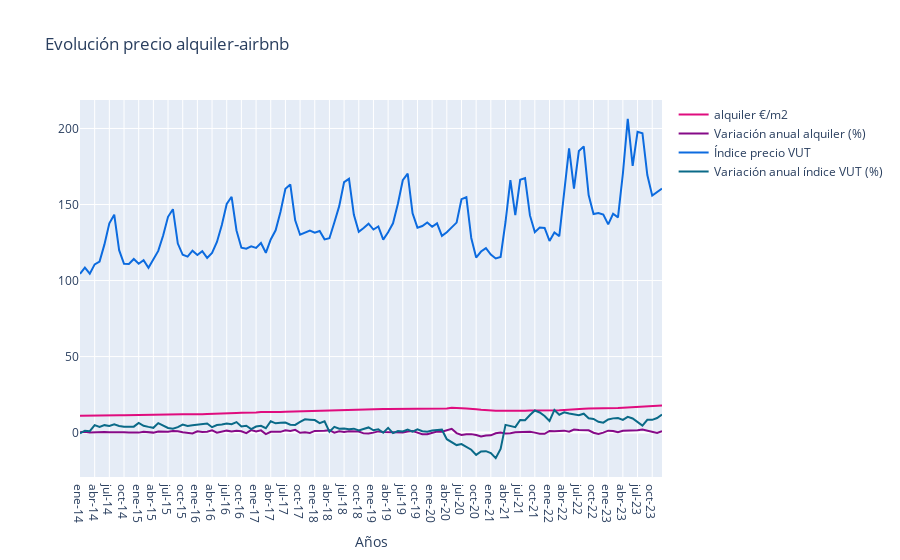

Write notebook code for a chart like this one.
### Code cell
trace1 = go.Scatter(
                    x = alq_ipap.index,
                    y = alq_ipap['alquiler €/m2'],
                    name = 'alquiler €/m2',
                    mode= 'lines',
                    marker = dict(color = '#df0c7e'),
                    text = 'alquiler €/m2')

trace2 = go.Scatter(
                    x = alq_ipap.index,
                    y = alq_ipap['alquiler_var_mensual'],
                    name = 'Variación anual alquiler (%)',
                    mode= 'lines',
                    marker = dict(color = ' #860a88 '),
                    text = 'Variación anual alquiler (%)')

trace3 = go.Scatter(
                    x = alq_ipap.index,
                    y = alq_ipap['vut_índice'],
                    name = 'Índice precio VUT',
                    mode= 'lines',
                    marker = dict(color = ' #0c6bdf '),
                    text = 'precio VUT')

trace4 = go.Scatter(
                    x = alq_ipap.index,
                    y = alq_ipap['vut_var_anual'],
                    name = 'Variación anual índice VUT (%)',
                    mode= 'lines',
                    marker = dict(color = ' #0a6a88 '),
                    text = 'Variación anual índice VUT (%)')

data = [trace1, trace2, trace3, trace4]

layout = dict(title = 'Evolución precio alquiler-airbnb',
             xaxis= dict(title= 'Años',ticklen= 5)
           )

fig = go.Figure(data = data, layout=layout)

iplot(fig)
# fig.write_html("Evolución precio alquiler-airbnb.html")

### Figure 1 — Plotly figure (JSON) as saved in the notebook; plotly's stock layout.template omitted (floating-point values rounded to 4 significant figures)
{"data": [{"marker": {"color": "#df0c7e"}, "mode": "lines", "name": "alquiler €/m2", "text": "alquiler €/m2", "type": "scatter", "x": ["ene-14", "feb-14", "mar-14", "abr-14", "may-14", "jun-14", "jul-14", "ago-14", "sep-14", "oct-14", "nov-14", "dic-14", "ene-15", "feb-15", "mar-15", "abr-15", "may-15", "jun-15", "jul-15", "ago-15", "sep-15", "oct-15", "nov-15", "dic-15", "ene-16", "feb-16", "mar-16", "abr-16", "may-16", "jun-16", "jul-16", "ago-16", "sep-16", "oct-16", "nov-16", "dic-16", "ene-17", "feb-17", "mar-17", "abr-17", "may-17", "jun-17", "jul-17", "ago-17", "sep-17", "oct-17", "nov-17", "dic-17", "ene-18", "feb-18", "mar-18", "abr-18", "may-18", "jun-18", "jul-18", "ago-18", "sep-18", "oct-18", "nov-18", "dic-18", "ene-19", "feb-19", "mar-19", "abr-19", "may-19", "jun-19", "jul-19", "ago-19", "sep-19", "oct-19", "nov-19", "dic-19", "ene-20", "feb-20", "mar-20", "abr-20", "may-20", "jun-20", "jul-20", "ago-20", "sep-20", "oct-20", "nov-20", "dic-20", "ene-21", "feb-21", "mar-21", "abr-21", "may-21", "jun-21", "jul-21", "ago-21", "sep-21", "oct-21", "nov-21", "dic-21", "ene-22", "feb-22", "mar-22", "abr-22", "may-22", "jun-22", "jul-22", "ago-22", "sep-22", "oct-22", "nov-22", "dic-22", "ene-23", "feb-23", "mar-23", "abr-23", "may-23", "jun-23", "jul-23", "ago-23", "sep-23", "oct-23", "nov-23", "dic-23"], "y": [11.1, 11.2, 11.2, 11.2, 11.2, 11.3, 11.3, 11.3, 11.4, 11.4, 11.5, 11.5, 11.5, 11.5, 11.6, 11.6, 11.7, 11.7, 11.8, 11.9, 12, 12.1, 12.1, 12, 12.1, 12.1, 12.2, 12.4, 12.4, 12.5, 12.7, 12.8, 12.9, 13, 13, 13.2, 13.3, 13.5, 13.4, 13.5, 13.5, 13.6, 13.8, 13.9, 14.2, 14.2, 14.2, 14.2, 14.3, 14.5, 14.6, 14.9, 14.9, 15, 15.1, 15.2, 15.3, 15.5, 15.4, 15.3, 15.3, 15.4, 15.5, 15.5, 15.5, 15.6, 15.6, 15.7, 15.9, 15.9, 15.7, 15.6, 15.5, 15.6, 15.7, 15.9, 16.3, 16.3, 16, 15.8, 15.7, 15.4, 15, 14.7, 14.5, 14.4, 14.4, 14.3, 14.3, 14.3, 14.3, 14.4, 14.5, 14.5, 14.4, 14.3, 14.4, 14.5, 14.7, 14.9, 15, 15.2, 15.5, 15.7, 15.9, 15.9, 15.8, 15.8, 16, 16.2, 16.2, 16.4, 16.6, 16.8, 17.1, 17.4, 17.7, 17.8, 17.7, 17.9]}, {"marker": {"color": " #860a88 "}, "mode": "lines", "name": "Variación anual alquiler (%)", "text": "Variación anual alquiler (%)", "type": "scatter", "x": ["ene-14", "feb-14", "mar-14", "abr-14", "may-14", "jun-14", "jul-14", "ago-14", "sep-14", "oct-14", "nov-14", "dic-14", "ene-15", "feb-15", "mar-15", "abr-15", "may-15", "jun-15", "jul-15", "ago-15", "sep-15", "oct-15", "nov-15", "dic-15", "ene-16", "feb-16", "mar-16", "abr-16", "may-16", "jun-16", "jul-16", "ago-16", "sep-16", "oct-16", "nov-16", "dic-16", "ene-17", "feb-17", "mar-17", "abr-17", "may-17", "jun-17", "jul-17", "ago-17", "sep-17", "oct-17", "nov-17", "dic-17", "ene-18", "feb-18", "mar-18", "abr-18", "may-18", "jun-18", "jul-18", "ago-18", "sep-18", "oct-18", "nov-18", "dic-18", "ene-19", "feb-19", "mar-19", "abr-19", "may-19", "jun-19", "jul-19", "ago-19", "sep-19", "oct-19", "nov-19", "dic-19", "ene-20", "feb-20", "mar-20", "abr-20", "may-20", "jun-20", "jul-20", "ago-20", "sep-20", "oct-20", "nov-20", "dic-20", "ene-21", "feb-21", "mar-21", "abr-21", "may-21", "jun-21", "jul-21", "ago-21", "sep-21", "oct-21", "nov-21", "dic-21", "ene-22", "feb-22", "mar-22", "abr-22", "may-22", "jun-22", "jul-22", "ago-22", "sep-22", "oct-22", "nov-22", "dic-22", "ene-23", "feb-23", "mar-23", "abr-23", "may-23", "jun-23", "jul-23", "ago-23", "sep-23", "oct-23", "nov-23", "dic-23"], "y": [0.2, 0.5, 0, 0.2, 0.2, 0.4, 0.3, 0.3, 0.6, 0.3, 0.1, 0, 0, 0.6, 0.5, 0, 0.7, 0.6, 0.6, 1, 0.9, 0.3, -0.1, -0.6, 0.9, 0.4, 0.6, 1.5, 0, 0.8, 1.3, 0.8, 1.2, 0.9, -0.3, 1.7, 0.8, 1.5, -1, 0.5, 0.5, 0.5, 1.5, 1.1, 1.8, -0.1, 0.2, -0.2, 1.1, 1.1, 1.2, 1.6, 0, 0.9, 0.4, 0.9, 0.8, 0.7, -0.5, -0.6, 0, 0.8, 0.4, 0.4, 0.1, 0.3, 0.1, 0.7, 1.1, 0, -1.1, -1.1, -0.4, 0.7, 0.6, 1.3, 2.5, -0.3, -1.6, -1.1, -1, -1.6, -2.5, -1.9, -1.8, -0.4, 0, -0.5, -0.4, 0.2, 0.2, 0.3, 0.6, 0, -0.7, -0.8, 1.1, 0.9, 0.9, 1.3, 0.6, 2, 1.7, 1.4, 1.5, -0.1, -0.9, 0, 1.3, 1.1, 0.2, 1.2, 1.2, 1.2, 1.6, 2.1, 1.3, 0.8, -0.2, 1]}, {"marker": {"color": " #0c6bdf "}, "mode": "lines", "name": "Índice precio VUT", "text": "precio VUT", "type": "scatter", "x": ["ene-14", "feb-14", "mar-14", "abr-14", "may-14", "jun-14", "jul-14", "ago-14", "sep-14", "oct-14", "nov-14", "dic-14", "ene-15", "feb-15", "mar-15", "abr-15", "may-15", "jun-15", "jul-15", "ago-15", "sep-15", "oct-15", "nov-15", "dic-15", "ene-16", "feb-16", "mar-16", "abr-16", "may-16", "jun-16", "jul-16", "ago-16", "sep-16", "oct-16", "nov-16", "dic-16", "ene-17", "feb-17", "mar-17", "abr-17", "may-17", "jun-17", "jul-17", "ago-17", "sep-17", "oct-17", "nov-17", "dic-17", "ene-18", "feb-18", "mar-18", "abr-18", "may-18", "jun-18", "jul-18", "ago-18", "sep-18", "oct-18", "nov-18", "dic-18", "ene-19", "feb-19", "mar-19", "abr-19", "may-19", "jun-19", "jul-19", "ago-19", "sep-19", "oct-19", "nov-19", "dic-19", "ene-20", "feb-20", "mar-20", "abr-20", "may-20", "jun-20", "jul-20", "ago-20", "sep-20", "oct-20", "nov-20", "dic-20", "ene-21", "feb-21", "mar-21", "abr-21", "may-21", "jun-21", "jul-21", "ago-21", "sep-21", "oct-21", "nov-21", "dic-21", "ene-22", "feb-22", "mar-22", "abr-22", "may-22", "jun-22", "jul-22", "ago-22", "sep-22", "oct-22", "nov-22", "dic-22", "ene-23", "feb-23", "mar-23", "abr-23", "may-23", "jun-23", "jul-23", "ago-23", "sep-23", "oct-23", "nov-23", "dic-23"], "y": [104.4, 108.5, 104.5, 110.6, 112.5, 123.8, 137.7, 143.3, 120.0, 111.0, 110.8, 114.2, 111.1, 113.4, 108.4, 114.2, 119.5, 129.6, 141.9, 146.9, 124.3, 116.9, 115.7, 119.6, 116.8, 119.3, 114.9, 118.2, 125.4, 136.5, 150.4, 155.1, 132.9, 121.6, 120.9, 122.5, 121.5, 124.7, 118.2, 127.0, 133.1, 145.3, 160.3, 163.2, 139.6, 130.2, 131.5, 132.8, 131.5, 132.6, 127.1, 127.8, 138.1, 148.9, 164.7, 166.9, 143.3, 132.0, 134.6, 137.4, 133.5, 135.5, 126.9, 131.8, 137.6, 150.5, 166.0, 170.3, 144.2, 134.8, 135.8, 138.2, 135.4, 137.6, 129.4, 131.8, 134.9, 138.1, 153.5, 154.8, 128.0, 115.1, 119.1, 121.3, 117.1, 114.5, 115.6, 138.5, 166.0, 143.1, 166.2, 167.3, 142.8, 131.8, 134.8, 134.5, 126.1, 131.6, 129.2, 157.1, 186.9, 160.5, 185.2, 188.2, 156.3, 143.8, 144.4, 143.3, 136.9, 143.9, 141.6, 170.2, 206.3, 175.4, 197.8, 196.9, 169.4, 155.8, 158.3, 160.4]}, {"marker": {"color": " #0a6a88 "}, "mode": "lines", "name": "Variación anual índice VUT (%)", "text": "Variación anual índice VUT (%)", "type": "scatter", "x": ["ene-14", "feb-14", "mar-14", "abr-14", "may-14", "jun-14", "jul-14", "ago-14", "sep-14", "oct-14", "nov-14", "dic-14", "ene-15", "feb-15", "mar-15", "abr-15", "may-15", "jun-15", "jul-15", "ago-15", "sep-15", "oct-15", "nov-15", "dic-15", "ene-16", "feb-16", "mar-16", "abr-16", "may-16", "jun-16", "jul-16", "ago-16", "sep-16", "oct-16", "nov-16", "dic-16", "ene-17", "feb-17", "mar-17", "abr-17", "may-17", "jun-17", "jul-17", "ago-17", "sep-17", "oct-17", "nov-17", "dic-17", "ene-18", "feb-18", "mar-18", "abr-18", "may-18", "jun-18", "jul-18", "ago-18", "sep-18", "oct-18", "nov-18", "dic-18", "ene-19", "feb-19", "mar-19", "abr-19", "may-19", "jun-19", "jul-19", "ago-19", "sep-19", "oct-19", "nov-19", "dic-19", "ene-20", "feb-20", "mar-20", "abr-20", "may-20", "jun-20", "jul-20", "ago-20", "sep-20", "oct-20", "nov-20", "dic-20", "ene-21", "feb-21", "mar-21", "abr-21", "may-21", "jun-21", "jul-21", "ago-21", "sep-21", "oct-21", "nov-21", "dic-21", "ene-22", "feb-22", "mar-22", "abr-22", "may-22", "jun-22", "jul-22", "ago-22", "sep-22", "oct-22", "nov-22", "dic-22", "ene-23", "feb-23", "mar-23", "abr-23", "may-23", "jun-23", "jul-23", "ago-23", "sep-23", "oct-23", "nov-23", "dic-23"], "y": [-0.43, 1.27, 0.93, 4.92, 3.77, 4.91, 4.43, 5.4, 4.39, 3.84, 3.87, 3.91, 6.36, 4.47, 3.78, 3.17, 6.23, 4.71, 3.09, 2.52, 3.61, 5.29, 4.38, 4.78, 5.2, 5.27, 5.98, 3.56, 4.95, 5.32, 5.97, 5.54, 6.92, 4, 4.51, 2.36, 3.99, 4.51, 2.9, 7.48, 6.1, 6.43, 6.62, 5.23, 5.04, 7.03, 8.74, 8.46, 8.23, 6.27, 7.46, 0.6, 3.82, 2.52, 2.74, 2.26, 2.6, 1.43, 2.34, 3.41, 1.53, 2.25, -0.1, 3.12, -0.36, 1.03, 0.78, 2.07, 0.68, 2.11, 0.95, 0.6, 1.38, 1.55, 1.94, -4.35, -6.54, -8.21, -7.53, -9.13, -11.26, -14.62, -12.34, -12.2, -13.48, -16.79, -10.68, 5.08, 4.34, 3.6, 8.29, 8.11, 11.6, 14.56, 13.24, 10.9, 7.64, 14.93, 11.8, 13.4, 12.6, 12.16, 11.41, 12.44, 9.41, 9.03, 7.09, 6.53, 8.62, 9.37, 9.55, 8.39, 10.38, 9.33, 6.81, 4.62, 8.4, 8.41, 9.59, 11.94]}], "layout": {"title": {"text": "Evolución precio alquiler-airbnb"}, "xaxis": {"ticklen": 5, "title": {"text": "Años"}}}}
